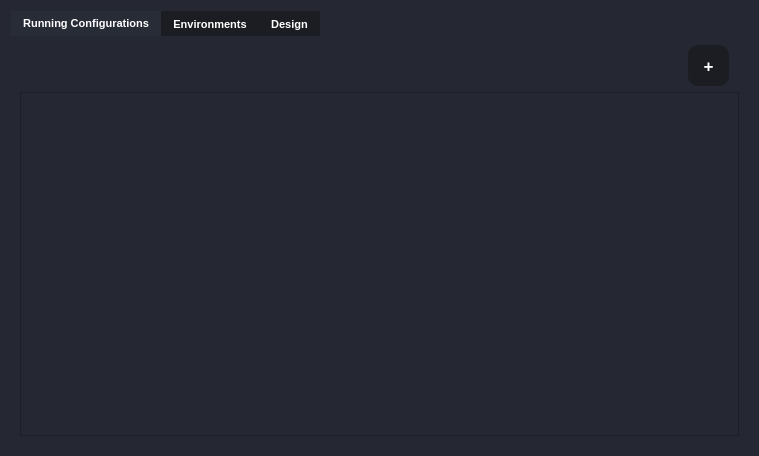
<?xml version="1.0" encoding="UTF-8"?>
<ui version="4.0">
 <class>Task_Tab</class>
 <widget class="QWidget" name="Task_Tab">
  <property name="geometry">
   <rect>
    <x>0</x>
    <y>0</y>
    <width>759</width>
    <height>456</height>
   </rect>
  </property>
  <property name="windowTitle">
   <string>Form</string>
  </property>
  <property name="styleSheet">
   <string notr="true">QWidget{
background-color:rgb(37, 40, 50);
	color: white;
}</string>
  </property>
  <layout class="QVBoxLayout" name="verticalLayout">
   <item>
    <widget class="QTabWidget" name="Task_tabWidget">
     <property name="font">
      <font>
       <pointsize>8</pointsize>
       <weight>75</weight>
       <bold>true</bold>
      </font>
     </property>
     <property name="styleSheet">
      <string notr="true">
QTabWidget::pane{
border-color:none;
}
QTabWidget:tab-bar {

border-color:none;
}
QTabBar:tab:selected{
background-color:#282c37;
color:white;
}
QTabBar:tab:!selected{
background-color:#1b1d22;
color:white;
}

QLineEdit{
	border: 0px solid rgb(37, 39, 48);
	height: 30px;
	border-radius: 15px;
	color: white;
	padding-left: 20px;
	padding-right: 20px;
	background-color: rgb(27, 29, 35);
}
QLineEdit:hover{
	border: 2px solid rgb(64, 71, 88)
}
QLineEdit:focus{
	border: 3px solid rgb(91, 101, 124);
	color: white;
}
QLineEdit:disabled {
	background-color: #808080;
}
/* ToolButton */
QToolButton {
	border: 0px;
	width: 28px;
	height: 28px;
	background-color: transparent;
	color: rgb(255, 255, 255);
	border-radius: 15px;
}
QToolButton:hover {
	background-color: rgb(57, 65, 80);
	border: 2px solid rgb(61, 70, 86);
}
QToolButton:pressed {
	background-color: rgb(35, 40, 49);
	border: 2px solid rgb(43, 50, 61);
}
QPushButton{
	background-color: rgb(27, 29, 35);
}
QPushButton {
	border: 0px solid rgb(52, 59, 72);
	color: rgb(255, 255, 255);
	border-radius: 10px;
	margin-right:10px;
}
QPushButton:hover {
	background-color: rgb(57, 65, 80);
	border: 5px solid transparent;
}
QPushButton:pressed {
	background-color: rgb(35, 40, 49);
	border: 7px solid transparent;
}
QPushButton:disabled {
	background-color: rgb(102, 109, 122);
	color: rgb(168, 168, 168);
}

</string>
     </property>
     <property name="currentIndex">
      <number>0</number>
     </property>
     <widget class="QWidget" name="RunningConfig">
      <attribute name="title">
       <string>Running Configurations</string>
      </attribute>
      <layout class="QGridLayout" name="gridLayout_2">
       <item row="0" column="0">
        <layout class="QHBoxLayout" name="AddRunConfig_horizontalLayout">
         <item>
          <spacer name="AddRunningConfig_horizontalSpacer">
           <property name="orientation">
            <enum>Qt::Horizontal</enum>
           </property>
           <property name="sizeHint" stdset="0">
            <size>
             <width>658</width>
             <height>20</height>
            </size>
           </property>
          </spacer>
         </item>
         <item>
          <widget class="QPushButton" name="RunningDelete_pushButton">
           <property name="styleSheet">
            <string notr="true">background:none;
</string>
           </property>
           <property name="text">
            <string/>
           </property>
           <property name="icon">
            <iconset>
             <normaloff>../IconsImages/delete.png</normaloff>
             <normalon>../IconsImages/delete.png</normalon>
             <disabledoff>../IconsImages/delete.png</disabledoff>
             <activeoff>../IconsImages/delete.png</activeoff>
             <activeon>../IconsImages/delete.png</activeon>
             <selectedoff>../IconsImages/delete.png</selectedoff>
             <selectedon>../IconsImages/delete.png</selectedon>../IconsImages/delete.png</iconset>
           </property>
           <property name="iconSize">
            <size>
             <width>29</width>
             <height>25</height>
            </size>
           </property>
          </widget>
         </item>
         <item>
          <widget class="QPushButton" name="AddRunningConfig_button">
           <property name="sizePolicy">
            <sizepolicy hsizetype="Maximum" vsizetype="Maximum">
             <horstretch>0</horstretch>
             <verstretch>0</verstretch>
            </sizepolicy>
           </property>
           <property name="minimumSize">
            <size>
             <width>51</width>
             <height>41</height>
            </size>
           </property>
           <property name="maximumSize">
            <size>
             <width>51</width>
             <height>41</height>
            </size>
           </property>
           <property name="font">
            <font>
             <pointsize>13</pointsize>
             <weight>75</weight>
             <bold>true</bold>
            </font>
           </property>
           <property name="text">
            <string>+</string>
           </property>
          </widget>
         </item>
        </layout>
       </item>
       <item row="1" column="0">
        <widget class="QScrollArea" name="RunningConfig_scrollArea">
         <property name="widgetResizable">
          <bool>true</bool>
         </property>
         <widget class="QWidget" name="RunningConfig_scroll">
          <property name="geometry">
           <rect>
            <x>0</x>
            <y>0</y>
            <width>713</width>
            <height>336</height>
           </rect>
          </property>
         </widget>
        </widget>
       </item>
      </layout>
     </widget>
     <widget class="QWidget" name="Environments">
      <property name="styleSheet">
       <string notr="true"/>
      </property>
      <attribute name="title">
       <string>Environments</string>
      </attribute>
      <layout class="QGridLayout" name="gridLayout_4">
       <item row="2" column="0">
        <widget class="QWidget" name="Directory_widget" native="true">
         <layout class="QGridLayout" name="gridLayout">
          <item row="2" column="0">
           <layout class="QHBoxLayout" name="Range_horizontalLayout">
            <item>
             <widget class="QRadioButton" name="Range_radioButton">
              <property name="font">
               <font>
                <pointsize>11</pointsize>
               </font>
              </property>
              <property name="text">
               <string>Range</string>
              </property>
             </widget>
            </item>
            <item>
             <widget class="QLabel" name="RangeFrom_label">
              <property name="font">
               <font>
                <family>MS Shell Dlg 2</family>
                <pointsize>11</pointsize>
                <weight>50</weight>
                <italic>false</italic>
                <bold>false</bold>
               </font>
              </property>
              <property name="lineWidth">
               <number>0</number>
              </property>
              <property name="text">
               <string>From</string>
              </property>
             </widget>
            </item>
            <item>
             <widget class="QLineEdit" name="RangeFrom_lineEdit">
              <property name="focusPolicy">
               <enum>Qt::ClickFocus</enum>
              </property>
              <property name="styleSheet">
               <string notr="true"/>
              </property>
             </widget>
            </item>
            <item>
             <widget class="QLabel" name="RangeTo_label">
              <property name="font">
               <font>
                <family>MS Shell Dlg 2</family>
                <pointsize>11</pointsize>
                <weight>50</weight>
                <italic>false</italic>
                <bold>false</bold>
               </font>
              </property>
              <property name="lineWidth">
               <number>0</number>
              </property>
              <property name="text">
               <string>To</string>
              </property>
             </widget>
            </item>
            <item>
             <widget class="QLineEdit" name="RangeTo_lineEdit">
              <property name="focusPolicy">
               <enum>Qt::ClickFocus</enum>
              </property>
              <property name="styleSheet">
               <string notr="true"/>
              </property>
             </widget>
            </item>
           </layout>
          </item>
          <item row="3" column="0">
           <layout class="QHBoxLayout" name="BinarySearch_horizontalLayout">
            <item>
             <widget class="QRadioButton" name="BinarySearch_radioButton">
              <property name="font">
               <font>
                <pointsize>11</pointsize>
               </font>
              </property>
              <property name="text">
               <string>Binary Search</string>
              </property>
             </widget>
            </item>
            <item>
             <widget class="QLabel" name="BinarySearchFrom_label">
              <property name="font">
               <font>
                <family>MS Shell Dlg 2</family>
                <pointsize>11</pointsize>
                <weight>50</weight>
                <italic>false</italic>
                <bold>false</bold>
               </font>
              </property>
              <property name="lineWidth">
               <number>0</number>
              </property>
              <property name="text">
               <string>From</string>
              </property>
             </widget>
            </item>
            <item>
             <widget class="QLineEdit" name="BinarySearchFrom_lineEdit">
              <property name="focusPolicy">
               <enum>Qt::ClickFocus</enum>
              </property>
              <property name="styleSheet">
               <string notr="true"/>
              </property>
             </widget>
            </item>
            <item>
             <widget class="QLabel" name="BinarySearchTo_label">
              <property name="font">
               <font>
                <family>MS Shell Dlg 2</family>
                <pointsize>11</pointsize>
                <weight>50</weight>
                <italic>false</italic>
                <bold>false</bold>
               </font>
              </property>
              <property name="lineWidth">
               <number>0</number>
              </property>
              <property name="text">
               <string>To</string>
              </property>
             </widget>
            </item>
            <item>
             <widget class="QLineEdit" name="BinarySearchTo_lineEdit">
              <property name="focusPolicy">
               <enum>Qt::ClickFocus</enum>
              </property>
              <property name="styleSheet">
               <string notr="true"/>
              </property>
             </widget>
            </item>
           </layout>
          </item>
          <item row="1" column="0">
           <widget class="QRadioButton" name="All_radioButton">
            <property name="font">
             <font>
              <pointsize>11</pointsize>
              <weight>50</weight>
              <bold>false</bold>
             </font>
            </property>
            <property name="text">
             <string>All</string>
            </property>
           </widget>
          </item>
          <item row="0" column="0">
           <layout class="QHBoxLayout" name="ParentDir_horizontalLayout">
            <item>
             <widget class="QLabel" name="ParentDir_label">
              <property name="font">
               <font>
                <family>MS Shell Dlg 2</family>
                <pointsize>11</pointsize>
                <weight>50</weight>
                <italic>false</italic>
                <bold>false</bold>
               </font>
              </property>
              <property name="lineWidth">
               <number>0</number>
              </property>
              <property name="text">
               <string>Parent Directory</string>
              </property>
             </widget>
            </item>
            <item>
             <widget class="QLineEdit" name="ParentDir_lineEdit">
              <property name="focusPolicy">
               <enum>Qt::ClickFocus</enum>
              </property>
              <property name="styleSheet">
               <string notr="true"/>
              </property>
             </widget>
            </item>
            <item>
             <widget class="QToolButton" name="BrowseParentDir_button">
              <property name="styleSheet">
               <string notr="true"/>
              </property>
              <property name="text">
               <string>...</string>
              </property>
              <property name="icon">
               <iconset>
                <normaloff>:/icons/icons/folder_icon.png</normaloff>:/icons/icons/folder_icon.png</iconset>
              </property>
             </widget>
            </item>
           </layout>
          </item>
          <item row="4" column="0">
           <spacer name="verticalSpacer">
            <property name="orientation">
             <enum>Qt::Vertical</enum>
            </property>
            <property name="sizeHint" stdset="0">
             <size>
              <width>20</width>
              <height>40</height>
             </size>
            </property>
           </spacer>
          </item>
         </layout>
        </widget>
       </item>
       <item row="1" column="0">
        <widget class="QWidget" name="File_widget" native="true">
         <layout class="QGridLayout" name="gridLayout_3">
          <item row="0" column="0">
           <layout class="QHBoxLayout" name="FilePath_horizontalLayout">
            <item>
             <widget class="QLabel" name="FilePath_abel">
              <property name="font">
               <font>
                <family>MS Shell Dlg 2</family>
                <pointsize>11</pointsize>
                <weight>50</weight>
                <italic>false</italic>
                <bold>false</bold>
               </font>
              </property>
              <property name="lineWidth">
               <number>0</number>
              </property>
              <property name="text">
               <string>File Path</string>
              </property>
             </widget>
            </item>
            <item>
             <widget class="QLineEdit" name="FilePath_lineEdit">
              <property name="focusPolicy">
               <enum>Qt::ClickFocus</enum>
              </property>
              <property name="styleSheet">
               <string notr="true"/>
              </property>
             </widget>
            </item>
            <item>
             <widget class="QToolButton" name="BrowseFilePath_button">
              <property name="styleSheet">
               <string notr="true"/>
              </property>
              <property name="text">
               <string>...</string>
              </property>
              <property name="icon">
               <iconset>
                <normaloff>:/icons/icons/folder_icon.png</normaloff>:/icons/icons/folder_icon.png</iconset>
              </property>
             </widget>
            </item>
           </layout>
          </item>
          <item row="1" column="0">
           <spacer name="verticalSpacer_2">
            <property name="orientation">
             <enum>Qt::Vertical</enum>
            </property>
            <property name="sizeHint" stdset="0">
             <size>
              <width>20</width>
              <height>40</height>
             </size>
            </property>
           </spacer>
          </item>
         </layout>
        </widget>
       </item>
       <item row="0" column="0">
        <layout class="QHBoxLayout" name="Add_Dict_File_horizontalLayout">
         <item>
          <widget class="QPushButton" name="AddDirectory_button">
           <property name="minimumSize">
            <size>
             <width>211</width>
             <height>41</height>
            </size>
           </property>
           <property name="font">
            <font>
             <pointsize>10</pointsize>
             <weight>75</weight>
             <bold>true</bold>
            </font>
           </property>
           <property name="text">
            <string>Add Directory</string>
           </property>
          </widget>
         </item>
         <item>
          <widget class="QPushButton" name="AddFile_button">
           <property name="minimumSize">
            <size>
             <width>211</width>
             <height>41</height>
            </size>
           </property>
           <property name="font">
            <font>
             <pointsize>10</pointsize>
             <weight>75</weight>
             <bold>true</bold>
            </font>
           </property>
           <property name="text">
            <string>Add File</string>
           </property>
          </widget>
         </item>
        </layout>
       </item>
      </layout>
     </widget>
     <widget class="QWidget" name="Design">
      <property name="styleSheet">
       <string notr="true"/>
      </property>
      <attribute name="title">
       <string>Design</string>
      </attribute>
      <layout class="QFormLayout" name="formLayout">
       <item row="0" column="0" colspan="2">
        <layout class="QHBoxLayout" name="AddDesign_horizontalLayout">
         <item>
          <spacer name="AddDesign_horizontalSpacer">
           <property name="orientation">
            <enum>Qt::Horizontal</enum>
           </property>
           <property name="sizeHint" stdset="0">
            <size>
             <width>658</width>
             <height>20</height>
            </size>
           </property>
          </spacer>
         </item>
         <item>
          <widget class="QPushButton" name="DesignDelete_pushButton">
           <property name="styleSheet">
            <string notr="true">background:none;</string>
           </property>
           <property name="text">
            <string/>
           </property>
           <property name="icon">
            <iconset>
             <normaloff>../IconsImages/delete.png</normaloff>../IconsImages/delete.png</iconset>
           </property>
           <property name="iconSize">
            <size>
             <width>30</width>
             <height>25</height>
            </size>
           </property>
          </widget>
         </item>
         <item>
          <widget class="QPushButton" name="AddDesign_button">
           <property name="sizePolicy">
            <sizepolicy hsizetype="Maximum" vsizetype="Maximum">
             <horstretch>0</horstretch>
             <verstretch>0</verstretch>
            </sizepolicy>
           </property>
           <property name="minimumSize">
            <size>
             <width>51</width>
             <height>41</height>
            </size>
           </property>
           <property name="maximumSize">
            <size>
             <width>51</width>
             <height>41</height>
            </size>
           </property>
           <property name="font">
            <font>
             <pointsize>13</pointsize>
             <weight>75</weight>
             <bold>true</bold>
            </font>
           </property>
           <property name="text">
            <string>+</string>
           </property>
           <property name="iconSize">
            <size>
             <width>16</width>
             <height>16</height>
            </size>
           </property>
          </widget>
         </item>
        </layout>
       </item>
       <item row="1" column="0" colspan="2">
        <widget class="QScrollArea" name="Designs_scrollArea">
         <property name="widgetResizable">
          <bool>true</bool>
         </property>
         <widget class="QWidget" name="Designs_scrollAreaWidget">
          <property name="geometry">
           <rect>
            <x>0</x>
            <y>0</y>
            <width>713</width>
            <height>85</height>
           </rect>
          </property>
         </widget>
        </widget>
       </item>
      </layout>
     </widget>
    </widget>
   </item>
  </layout>
 </widget>
 <resources/>
 <connections/>
</ui>
